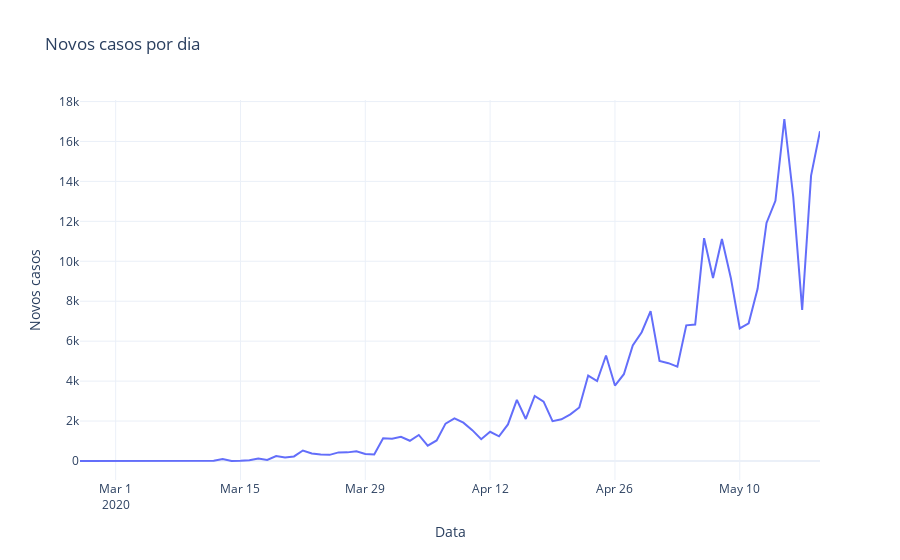

Write notebook code for a chart like this one.
### Code cell
# Plot novos casos 
px.line(brasil, x='observationdate', y='novoscasos', title='Novos casos por dia',
        labels={'observationdate': 'Data', 'novoscasos': 'Novos casos'},
        template='plotly_white')
